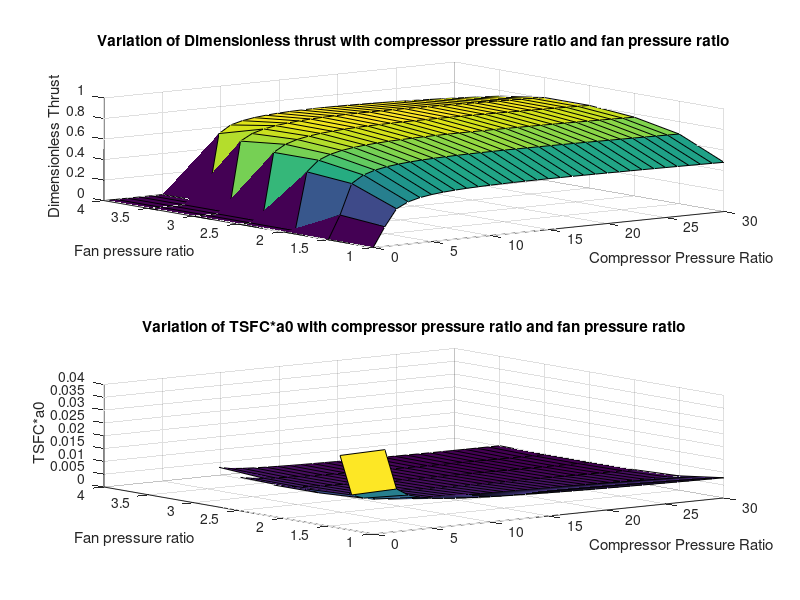

MATLAB code to generate this figure:
%% Propulsion assignment
clc;
clear;
%% Question 3
Ma = 0.75;
dH = 150;
alpha = 4.0;
tl = 5.78;
gamma = 1.4;
pif = 1:0.5:4;
pic = 0:1:30;
nx = size(pif,2);
ny = size(pic,2);
tc = (pic).^0.286;
tf = (pif).^0.286;
tr = 1 + ((gamma-1)/2)*Ma*Ma;
T=zeros(nx,ny);


for i = 1:nx
  tt = 1 - (tr/tl)*(tc - 1 + alpha*(tf(i) - 1));

  % Dimensionless thrust
  temp1 = tr*tc.*tt - 1;
  
  temp2 = (2/(gamma-1))*(tl./(tr*tc));
  
  temp3 = (2/(gamma-1)) * (tr*tf(i) - 1);
  V1na = (temp3).^0.5 - Ma;
  Vna = zeros(1,ny);
  for j = 1:ny
    if(temp1(j)<0)
      T(i,j) = 0;
    else
      Vna(j) = (temp1(j).*temp2(j)).^0.5 - Ma;
      T(i,j) = (Vna(j) + alpha * V1na)./(1+alpha);    
    end
  end
    
    
    % TSFC

    f = (tl - tr.*tc)/dH;

    S(i,:) = f./((1+alpha).*T(i,:));

end

% plots

subplot(2,1,1);
surf(pic,pif,T);
hold on; grid on;
title('Variation of Dimensionless thrust with compressor pressure ratio and fan pressure ratio');
xlabel('Compressor Pressure Ratio');
ylabel('Fan pressure ratio');
zlabel('Dimensionless Thrust');

subplot(2,1,2);
surf(pic,pif,S);
hold on; grid on;
title('Variation of TSFC*a0 with compressor pressure ratio and fan pressure ratio');
xlabel('Compressor Pressure Ratio');
ylabel('Fan pressure ratio');
zlabel('TSFC*a0');